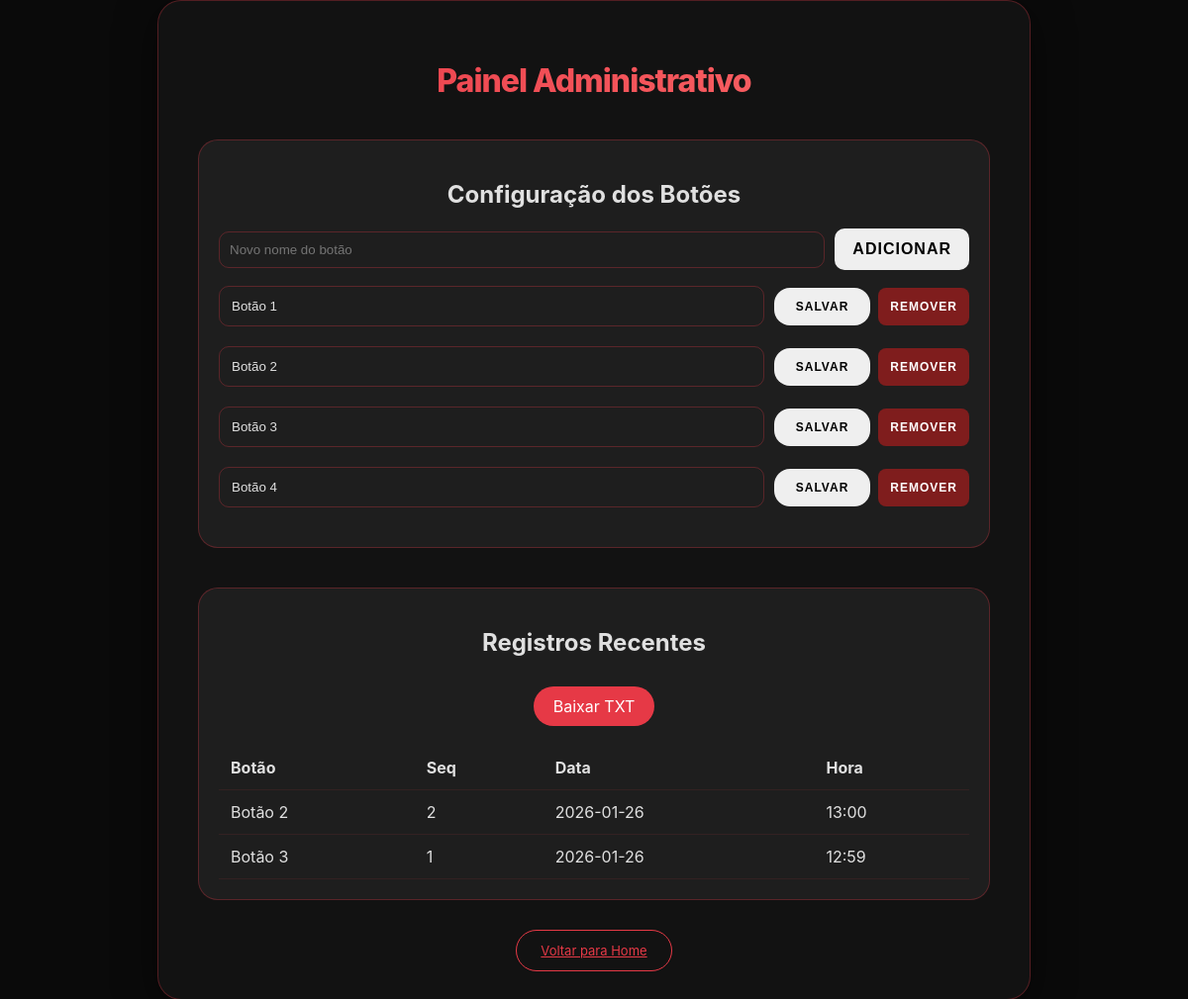
/admin, run on an earlier commit of the app's database.
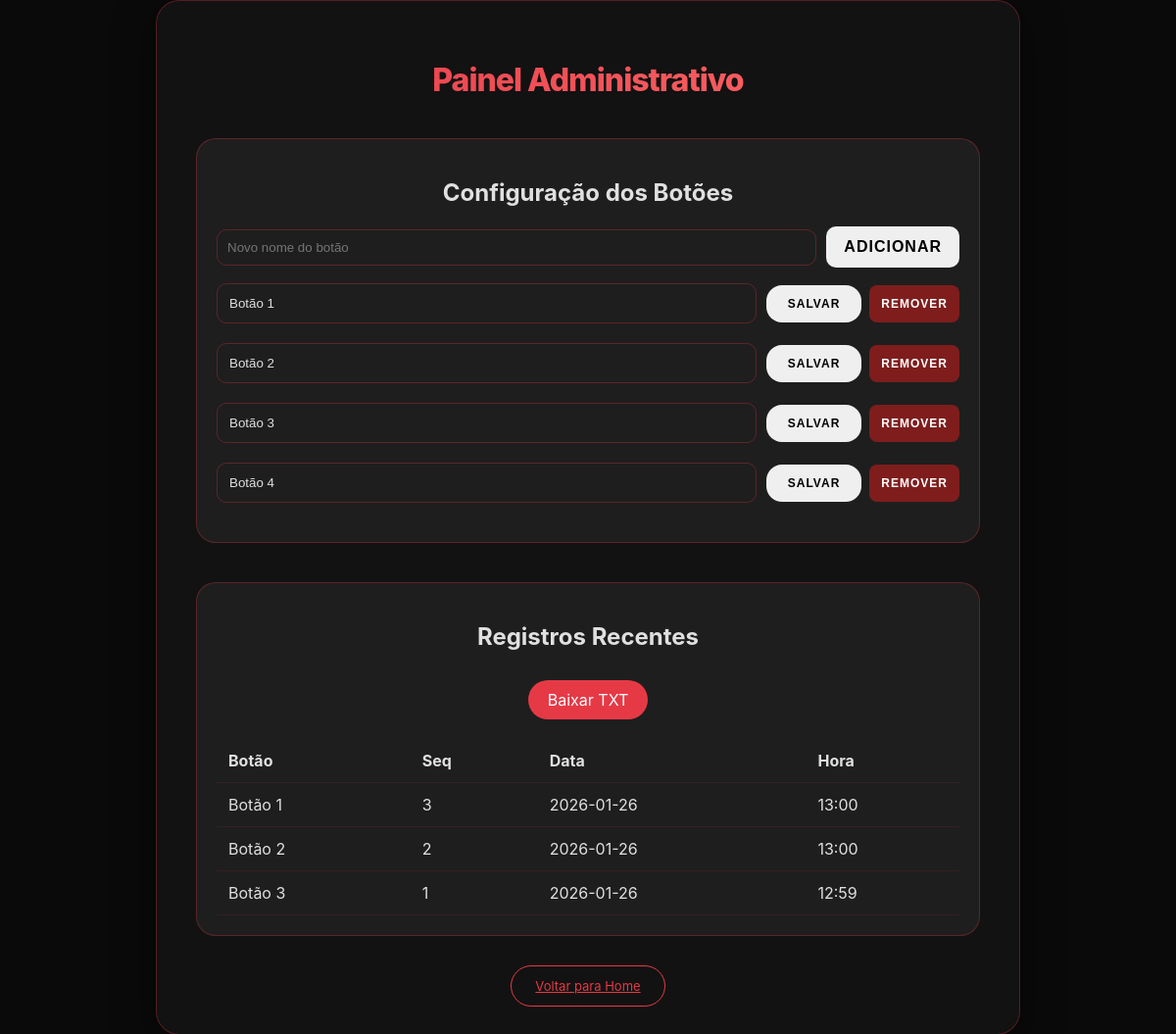
And on a later commit of the database.
### tables this page shows
CREATE TABLE botoes (
            id INTEGER PRIMARY KEY,
            nome TEXT
        );

CREATE TABLE cliques (
            id INTEGER PRIMARY KEY AUTOINCREMENT,
            botao TEXT,
            sequencial INTEGER,
            data TEXT,
            hora TEXT
        );

### app.py (the view)
@app.route('/admin')
def admin():
    conn = sqlite3.connect(DB_PATH)
    c = conn.cursor()
    c.execute("SELECT id, nome FROM botoes ORDER BY id")
    botoes = c.fetchall()
    c.execute("SELECT botao, sequencial, data, hora FROM cliques ORDER BY id DESC LIMIT 50")
    cliques = c.fetchall()
    conn.close()
    return render_template('admin.html', botoes=botoes, cliques=cliques)

### templates/admin.html (shortened to what this page needs)
<!DOCTYPE html>
<html lang="pt">
<head>
    <link rel="stylesheet" href="{{ url_for('static', filename='style.css') }}">
</head>
<body class="dark-mode">
    <div class="container" style="max-width: 800px;">
        <h1>Painel Administrativo</h1>
        <div class="admin-section">
            <h2>Configuração dos Botões</h2>
            <div style="display:flex; gap:10px; margin-bottom:16px; align-items:center;">
                <input type="text" id="new-button-name" placeholder="Novo nome do botão" style="flex:1; padding:10px; border-radius:10px; border:1px solid var(--border-vermelho); background:transparent; color:inherit;">
                <button onclick="addButton()" style="padding:10px 16px; border-radius:10px;">Adicionar</button>
            </div>
            {% for btn in botoes %}
            <div class="config-grid">
                <input type="text" id="name-{{ btn[0] }}" value="{{ btn[1] }}">
                <div style="display:flex; gap:8px; align-items:center;">
                    <button onclick="updateButton({{ btn[0] }})" style="padding: 10px 20px; font-size: 12px;">Salvar</button>
                    <button onclick="deleteButton({{ btn[0] }})" style="padding: 10px; font-size: 12px; background:#7f1d1d; color:white; border-radius:8px;">Remover</button>
                </div>
            </div>
            {% endfor %}
        </div>
        <div class="admin-section">
            <h2>Registros Recentes</h2>
            <a href="/admin/export" class="export-btn">Baixar TXT</a>
            <div class="table-container">
                <table>
                    <thead>
                        <tr>
                            <th>Botão</th>
                            <th>Seq</th>
                            <th>Data</th>
                            <th>Hora</th>
                        </tr>
                    </thead>
                    <tbody>
                        {% for log in cliques %}
                        <tr>
                            <td>{{ log[0] }}</td>
                            <td>{{ log[1] }}</td>
                            <td>{{ log[2] }}</td>
                            <td>{{ log[3] }}</td>
                        </tr>
                        {% endfor %}
                    </tbody>
                </table>
            </div>
        </div>
        <a href="/" id="toggleMode">Voltar para Home</a>
    </div>
</body>
</html>

### static/style.css (style rules this page uses)
:root { --preto: #0a0a0a; --branco: #ffffff; --vermelho-primario: #e63946; --vermelho-hover: #c1121f; --cinza-dark: #121212; --cinza-light: #f8f9fa; --texto-dark: #e0e0e0; --texto-light: #2d3436; --shadow-light: 0 10px 30px rgba(230, 57, 70, 0.1); --shadow-dark: 0 10px 40px rgba(0, 0, 0, 0.5); --border-vermelho: rgba(230, 57, 70, 0.3); }
body { margin: 0; font-family: 'Inter', 'Segoe UI', system-ui, -apple-system, sans-serif; transition: background-color 0.4s cubic-bezier(0.4, 0, 0.2, 1), color 0.4s; display: flex; justify-content: center; align-items: center; min-height: 100vh; overflow: hidden; }
.container { max-width: 500px; width: 90%; padding: 40px; border-radius: 24px; text-align: center; position: relative; z-index: 1; border: 1px solid var(--border-vermelho); }
h1 { margin-bottom: 40px; font-weight: 800; letter-spacing: -1px; background: linear-gradient(135deg, var(--vermelho-primario), #ff6b6b); -webkit-background-clip: text; -webkit-text-fill-color: transparent; }
button { padding: 24px; font-size: 16px; font-weight: 700; cursor: pointer; border: 2px solid transparent; border-radius: 16px; transition: all 0.3s cubic-bezier(0.4, 0, 0.2, 1); text-transform: uppercase; letter-spacing: 1px; }
body.dark-mode { background-color: var(--preto); color: var(--texto-dark); }
body.dark-mode .container { background-color: var(--cinza-dark); box-shadow: var(--shadow-dark); }
#toggleMode { margin-top: 30px; padding: 12px 24px; font-size: 13px; background: transparent; border: 1.5px solid var(--vermelho-primario); color: var(--vermelho-primario); box-shadow: none; border-radius: 30px; }

### templates/admin.html (style rules this page uses)
.admin-section { margin-bottom: 40px; background: rgba(255, 255, 255, 0.05); padding: 20px; border-radius: 20px; border: 1px solid var(--border-vermelho); }
.config-grid { display: grid; grid-template-columns: 1fr auto; gap: 10px; align-items: center; margin-bottom: 20px; }
input[type="text"] { padding: 12px; border-radius: 10px; border: 1px solid var(--border-vermelho); background: transparent; color: inherit; }
.table-container { overflow-x: auto; margin-top: 20px; }
table { width: 100%; border-collapse: collapse; text-align: left; }
th, td { padding: 12px; border-bottom: 1px solid rgba(230, 57, 70, 0.1); }
.export-btn { background: var(--vermelho-primario); color: white; padding: 10px 20px; border-radius: 30px; text-decoration: none; display: inline-block; margin-top: 10px; }

What changed in the data, as far as the page shows it:
added cliques: botao "Botão 1", sequencial "3", data "2026-01-26", hora "13:00"
